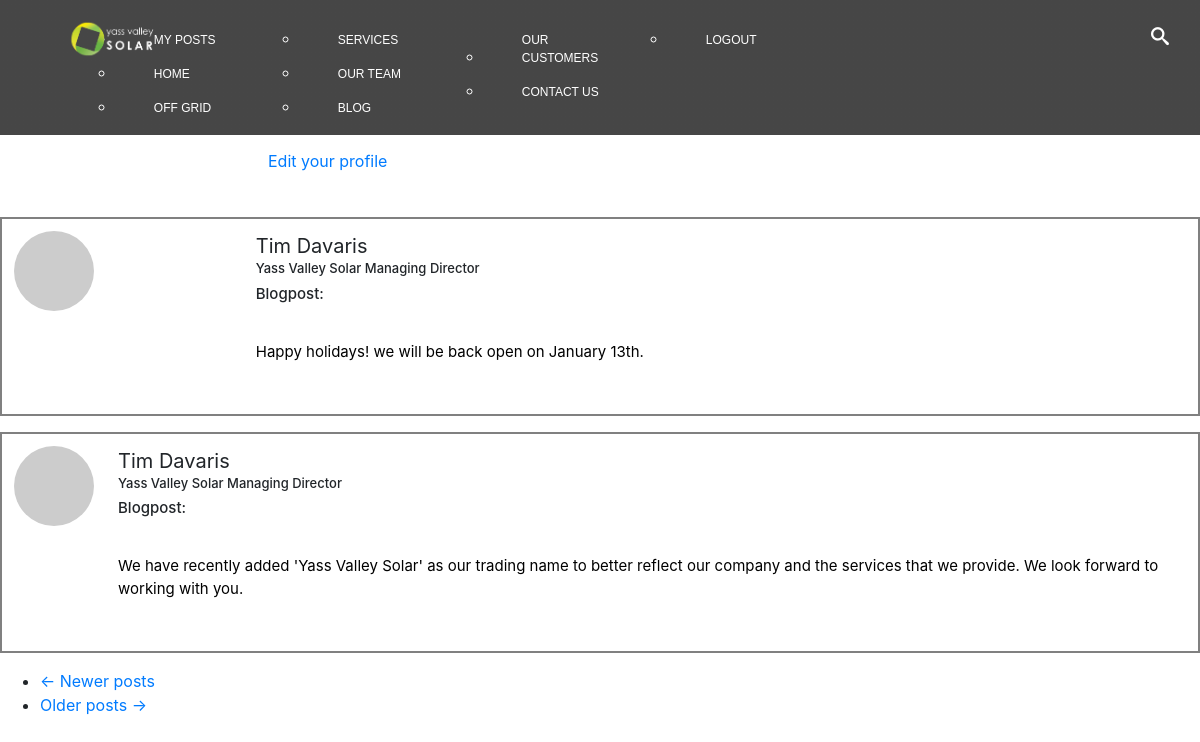
Page /user/Tim Davaris (signed in) on the committed database.
### app/models.py (models this page shows, shortened)
class Post(db.Model):
    id = db.Column(db.Integer, primary_key=True)
    body = db.Column(db.String(140))
    now = datetime.now()
    month = now.strftime("%m")
    timestamp = db.Column(db.Date, index=True, default=date.today())
    user_id = db.Column(db.Integer, db.ForeignKey('user.id'))

class User(UserMixin, db.Model):
    id = db.Column(db.Integer, primary_key=True)
    username = db.Column(db.String(64), index=True, unique=True)
    email = db.Column(db.String(120), index=True, unique=True)
    password_hash = db.Column(db.String(128))
    posts = db.relationship('Post', backref='author', lazy='dynamic')
    about_me = db.Column(db.String(140))
    last_seen = db.Column(db.DateTime, default=datetime.utcnow)
    followed = db.relationship(
        'User', secondary=followers,
        primaryjoin=(followers.c.follower_id == id),
        secondaryjoin=(followers.c.followed_id == id),
        backref=db.backref('followers', lazy='dynamic'), lazy='dynamic')
    em = "admin@yassvalleysolar.com.au"
    def avatar(self, size):
        digest = md5(self.em.lower().encode('utf-8')).hexdigest()
        return 'https://www.gravatar.com/avatar/{}?d=identicon&s={}'.format(digest, size)

### app/routes.py (the view)
@app.route('/user/<username>')
@login_required
def user(username):
    user = User.query.filter_by(username=username).first_or_404()
    page = request.args.get('page', 1, type=int)
    posts = user.posts.order_by(Post.timestamp.desc()).paginate(
        page, app.config['POSTS_PER_PAGE'], False)
    next_url = url_for('user', username=user.username, page=posts.next_num) \
        if posts.has_next else None
    prev_url = url_for('user', username=user.username, page=posts.prev_num) \
        if posts.has_prev else None
    return render_template('user.html', user=user, posts=posts.items,
                           next_url=next_url, prev_url=prev_url)

### app/models.py (called while the page is built)
@login.user_loader
def load_user(id):
    return User.query.get(int(id))

### app/templates/user.html (shortened to what this page needs)
{% extends "base.html" %}
{% import 'bootstrap/wtf.html' as wtf %}
{% block app_content %}
    <table class="table table-hover">
        <tr>
            <td width="256px"><img src="{{ user.avatar(256) }}"></td>
            <td>
                <h1>User: {{ user.username }}</h1>
                {% if user.last_seen %}<p>Last seen on: {{ user.last_seen }}</p>{% endif %}
                <p>{{ user.followers.count() }} followers, {{ user.followed.count() }} following.</p>
                {% if user == current_user %}
                <p><a href="{{ url_for('edit_profile') }}">Edit your profile</a></p>
                {% elif not current_user.is_following(user) %}
                <p><a href="{{ url_for('follow', username=user.username) }}">Follow</a></p>
                {% else %}
                <p><a href="{{ url_for('unfollow', username=user.username) }}">Unfollow</a></p>
                {% endif %}
            </td>
        </tr>
    </table>
    {% for post in posts %}
        {% include '_post.html' %}
    {% endfor %}
    <nav aria-label="...">
        <ul class="pager">
            <li class="previous{% if not prev_url %} disabled{% endif %}">
                <a href="{{ prev_url or '#' }}">
                    <span aria-hidden="true">&larr;</span> Newer posts
                </a>
            </li>
            <li class="next{% if not next_url %} disabled{% endif %}">
                <a href="{{ next_url or '#' }}">
                    Older posts <span aria-hidden="true">&rarr;</span>
                </a>
            </li>
        </ul>
    </nav>
{% endblock %}

### app/templates/_post.html (shortened to what this page needs)
    <table style="border:2px solid grey;" padding:1px; margin:px;" class="table table-hover">
        <tr style="padding:px;">
            <td style="">
                <a style="padding-bottom:px;" href="{{ url_for('user', username=post.author.username) }}">
                    <img style="border-radius: 55px; padding:px;" src="{{ post.author.avatar(70) }}" />
                </a>
            </td>
            <td style=" font-size:15px;">
                <a style="font-size: 20px;"ref="{{ url_for('user', username=post.author.username) }}">
                    {{ post.author.username }}
                    <h1 style="font-size:13px;"> Yass Valley Solar Managing Director </h1>
                    <h1 style="font-size:15px">Blogpost: </h1>
                </a>
                <br>
                <p style="color:rgb(0, 0, 0)">{{ post.body }}</p>
                <br>
            </td>
        </tr>
    </table>

### static/css/style-homepage-slider.css (style rules this page uses)
* { box-sizing: border-box; }

### static/css/style-newhome.css (style rules this page uses)
body { overflow-x: hidden !important; overflow-y: hidden; margin:0; height: 100%; }

### rows in the picture
Post: author.username "Tim Davaris", body "Happy holidays! we will be back open on January 13th."
Post: author.username "Tim Davaris", body "We have recently added 'Yass Valley Solar' as our trading name to better reflect our company and the services that we provide. We look forward to working with you."
